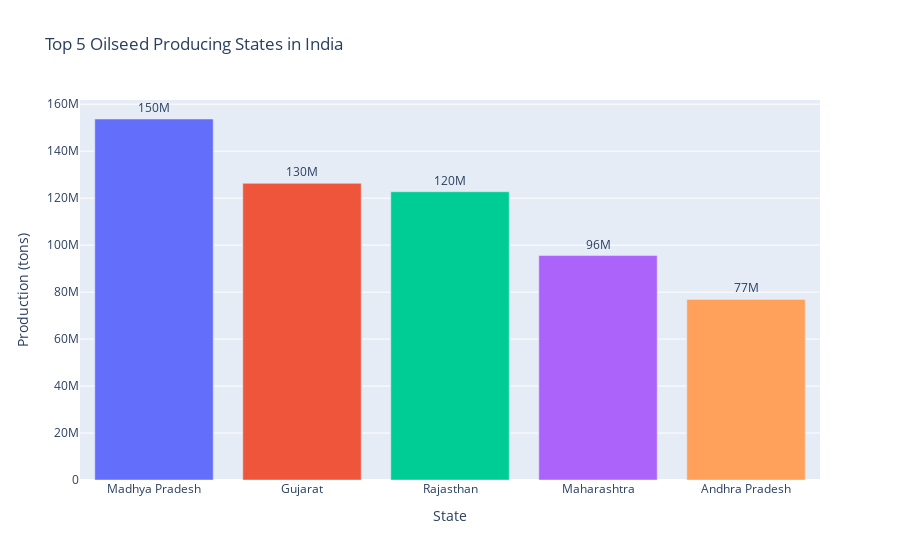

Source (notebook cell):
### Markdown cell above
3.Oil seed production by top 5 states

### Code cell
top5_oilseed_states = (
    df_clean.groupby('State Name')['OILSEEDS PRODUCTION (tons)'].sum().sort_values(ascending=False).head(5).reset_index())
fig = px.bar(top5_oilseed_states,
             x='State Name',
             y='OILSEEDS PRODUCTION (tons)',
             title='Top 5 Oilseed Producing States in India',
             text='OILSEEDS PRODUCTION (tons)',
             color='State Name')

fig.update_traces(texttemplate='%{text:.2s}', textposition='outside')
fig.update_layout(xaxis_title='State', yaxis_title='Production (tons)', showlegend=False)
fig.show()

### Figure 1 — Plotly figure (JSON) as saved in the notebook; plotly's stock layout.template omitted (floating-point values rounded to 4 significant figures)
{"data": [{"hovertemplate": "State Name=%{x}<br>OILSEEDS PRODUCTION (tons)=%{text}<extra></extra>", "legendgroup": "Madhya Pradesh", "marker": {"color": "#636efa", "pattern": {"shape": ""}}, "name": "Madhya Pradesh", "orientation": "v", "showlegend": true, "text": [153700000.0], "textposition": "outside", "texttemplate": "%{text:.2s}", "type": "bar", "x": ["Madhya Pradesh"], "xaxis": "x", "y": [153700000.0], "yaxis": "y"}, {"hovertemplate": "State Name=%{x}<br>OILSEEDS PRODUCTION (tons)=%{text}<extra></extra>", "legendgroup": "Gujarat", "marker": {"color": "#EF553B", "pattern": {"shape": ""}}, "name": "Gujarat", "orientation": "v", "showlegend": true, "text": [126300000.0], "textposition": "outside", "texttemplate": "%{text:.2s}", "type": "bar", "x": ["Gujarat"], "xaxis": "x", "y": [126300000.0], "yaxis": "y"}, {"hovertemplate": "State Name=%{x}<br>OILSEEDS PRODUCTION (tons)=%{text}<extra></extra>", "legendgroup": "Rajasthan", "marker": {"color": "#00cc96", "pattern": {"shape": ""}}, "name": "Rajasthan", "orientation": "v", "showlegend": true, "text": [122700000.0], "textposition": "outside", "texttemplate": "%{text:.2s}", "type": "bar", "x": ["Rajasthan"], "xaxis": "x", "y": [122700000.0], "yaxis": "y"}, {"hovertemplate": "State Name=%{x}<br>OILSEEDS PRODUCTION (tons)=%{text}<extra></extra>", "legendgroup": "Maharashtra", "marker": {"color": "#ab63fa", "pattern": {"shape": ""}}, "name": "Maharashtra", "orientation": "v", "showlegend": true, "text": [95570000.0], "textposition": "outside", "texttemplate": "%{text:.2s}", "type": "bar", "x": ["Maharashtra"], "xaxis": "x", "y": [95570000.0], "yaxis": "y"}, {"hovertemplate": "State Name=%{x}<br>OILSEEDS PRODUCTION (tons)=%{text}<extra></extra>", "legendgroup": "Andhra Pradesh", "marker": {"color": "#FFA15A", "pattern": {"shape": ""}}, "name": "Andhra Pradesh", "orientation": "v", "showlegend": true, "text": [76890000.0], "textposition": "outside", "texttemplate": "%{text:.2s}", "type": "bar", "x": ["Andhra Pradesh"], "xaxis": "x", "y": [76890000.0], "yaxis": "y"}], "layout": {"barmode": "relative", "legend": {"title": {"text": "State Name"}, "tracegroupgap": 0}, "showlegend": false, "title": {"text": "Top 5 Oilseed Producing States in India"}, "xaxis": {"anchor": "y", "categoryarray": ["Madhya Pradesh", "Gujarat", "Rajasthan", "Maharashtra", "Andhra Pradesh"], "categoryorder": "array", "domain": [0, 1], "title": {"text": "State"}}, "yaxis": {"anchor": "x", "domain": [0, 1], "title": {"text": "Production (tons)"}}}}
